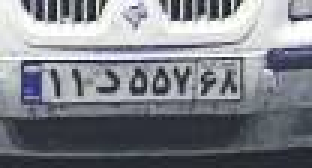
#> input picture images/plate.jpg, 104 x 56 px (shown 3 times larger)
$ jupyter execute 47-Sharpening.ipynb
#> lines starting #> are read from the running program, lines starting #| are printed output that depends on the picture
# Sharpening Filter

[cell 1]
import cv2
import numpy as np
import matplotlib.pyplot as plt

image = cv2.imread('images/plate.jpg')
#> image is the input picture: shape (56, 104, 3); mean B, G, R 136.3, 129.5, 126.5

kernel1 = np.array([[0,0,0],
                              [0,2,0],
                              [0,0,0]])

kernel2 = 1/9*np.array([[1,1,1],
                              [1,1,1],
                              [1,1,1]])

final_kernel = kernel1-kernel2
# applying different kernels to the input image
sharpened = cv2.filter2D(image, -1, final_kernel)
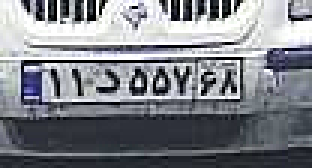
#> sharpened: shape (56, 104, 3) (shown 3 times larger); mean B, G, R 135.2, 128.7, 126

plt.figure(figsize=[12,7])
plt.subplot(121);plt.imshow(image[...,::-1]);plt.title("Original");
plt.subplot(122);plt.imshow(sharpened[...,::-1]);plt.title("Sharpened");
print(final_kernel)
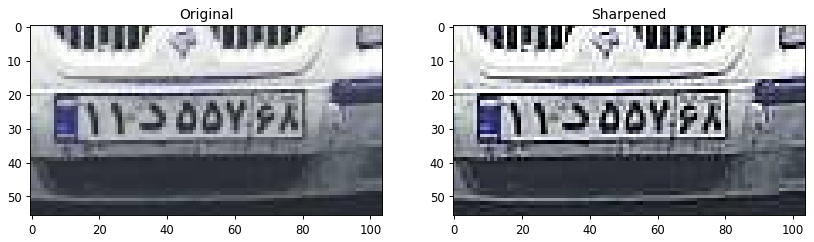
#> figure drawn by matplotlib, 2 panels

[cell 2]
import cv2
import numpy as np
import matplotlib.pyplot as plt

image = cv2.imread('images/plate.jpg')

kernel_sharpening = np.array([[-1,-1,-1],
                              [-1,9,-1],
                              [-1,-1,-1]])

# applying different kernels to the input image
sharpened = cv2.filter2D(image, -1, kernel_sharpening)
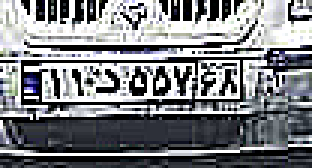
#> sharpened: shape (56, 104, 3) (shown 3 times larger); mean B, G, R 130.6, 127.1, 125.3

plt.figure(figsize=[12,7])
plt.subplot(121);plt.imshow(image[...,::-1]);plt.title("Original");
plt.subplot(122);plt.imshow(sharpened[...,::-1]);plt.title("Sharpened");
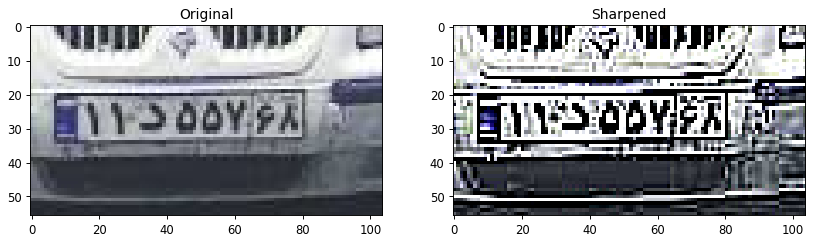
#> figure drawn by matplotlib, 2 panels

$ run again, with images/1280px-HDRI_Sample_Scene_Window_-_05.jpg copied over images/plate.jpg
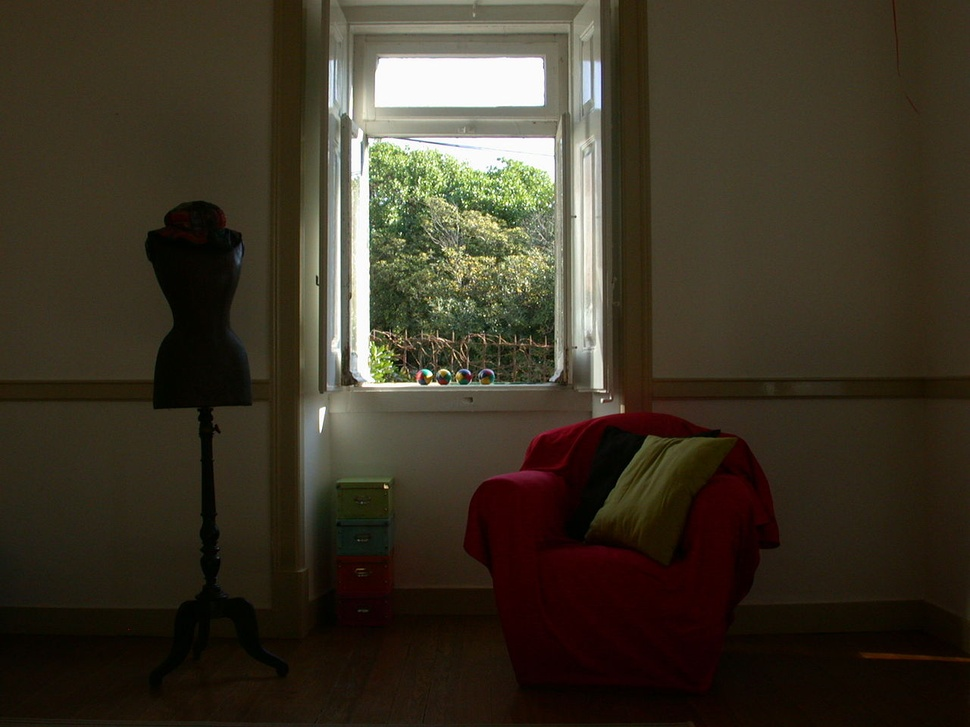
#> input picture images/1280px-HDRI_Sample_Scene_Window_-_05.jpg, 970 x 727 px, shrunk from 1280 x 960 before the run
#> image is the input picture: shape (727, 970, 3); mean B, G, R 37.7, 52.3, 60
#> `[cell 1] import cv2 import numpy as np import matplotlib.pyplot as plt..`:
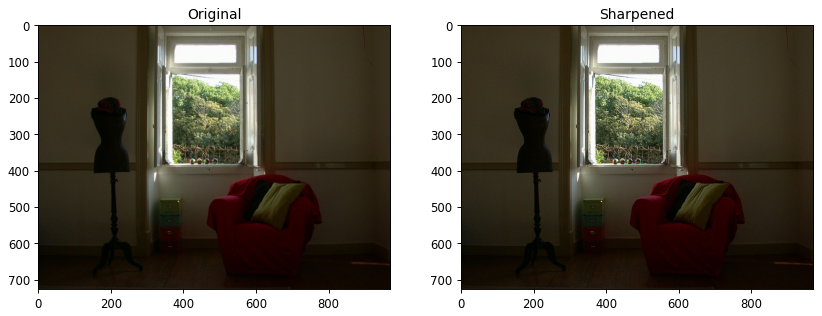
#> figure drawn by matplotlib, 2 panels
#> `sharpened = cv2.filter2D(image, -1, kernel_sharpening)`:
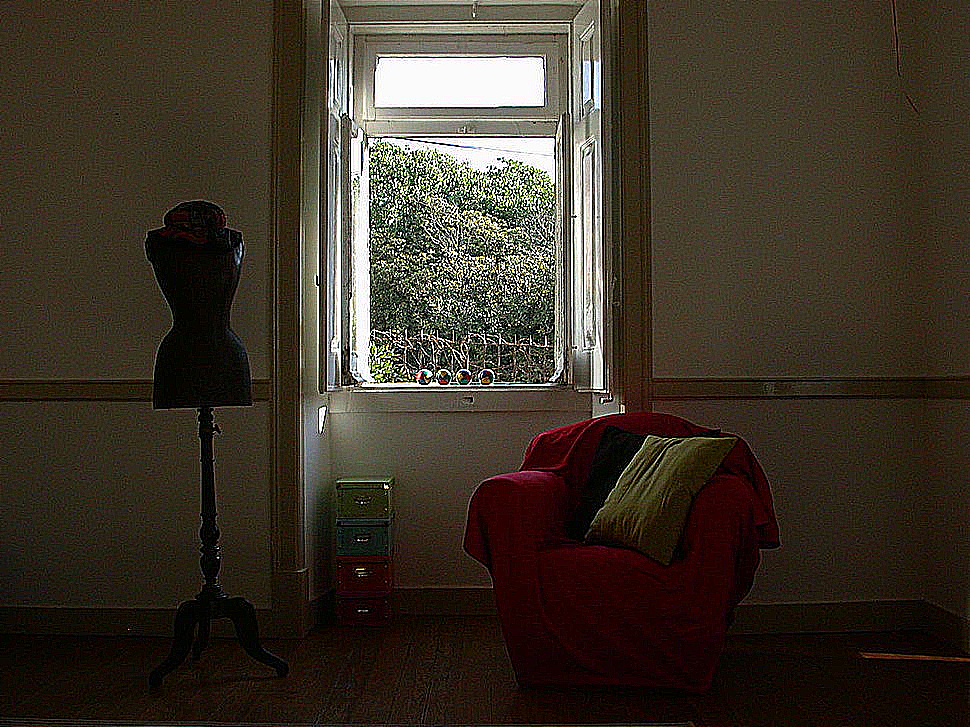
#> sharpened: shape (727, 970, 3); mean B, G, R 39, 51.8, 59.5
